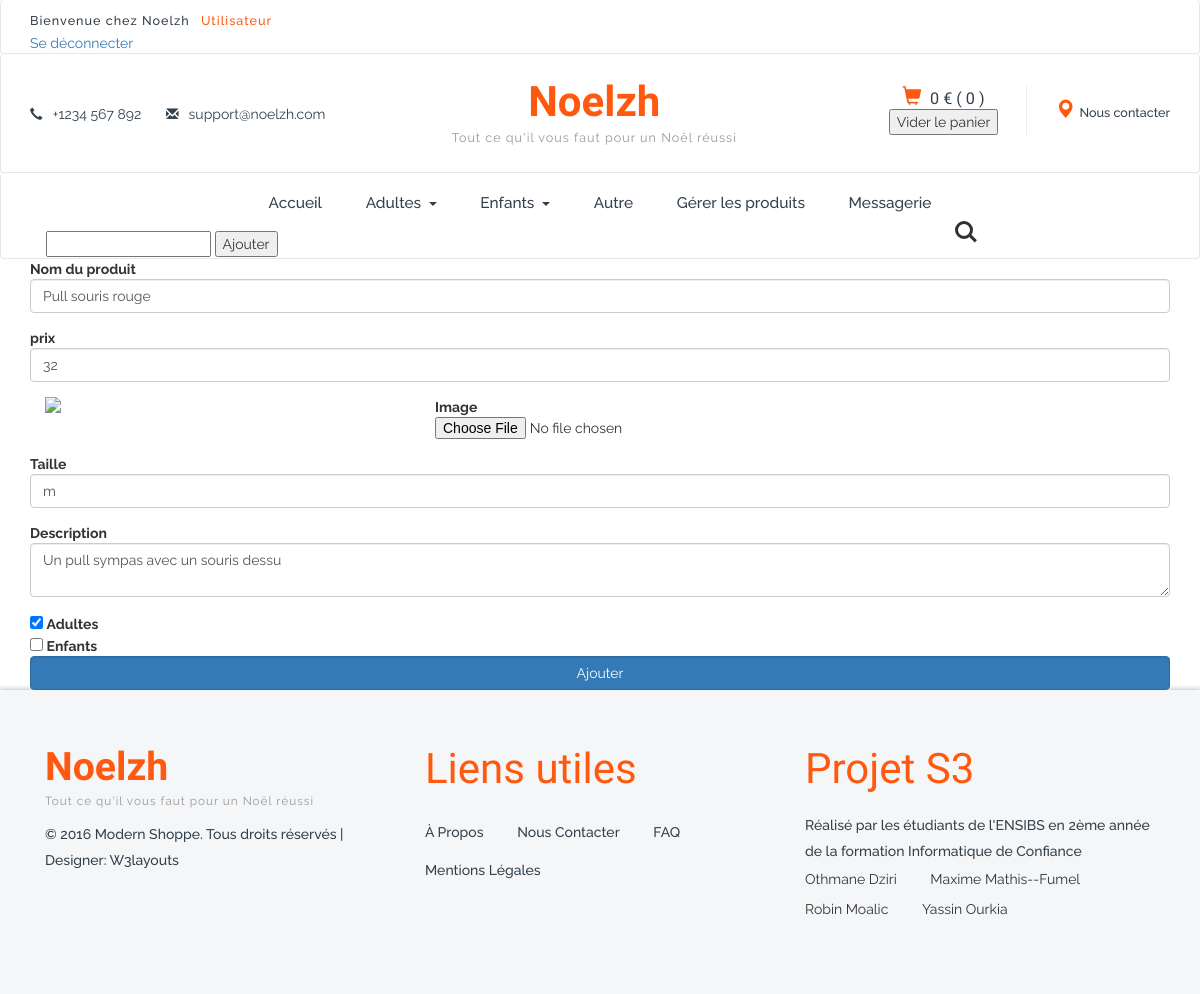
The app's page /adm_product.php?mod_id=23 (signed in) with its own data.
### tables this page shows
create table products (
    id			int primary key auto_increment,
    name		varchar(50) not null,
    description varchar(200) not null,
    price		float not null,
    quantity    int not null,
    size      	varchar(10) not null,
    picture		longblob not null
);

### Products/products.php (called while the page is built, shortened)
<?php
$admin = isset($_SESSION['admin_id']) ? $_SESSION['admin_id']: false;
require_once('groups.php');
include_once('../connect.php');
$dbh = $connect;
function product($id) {
	global $dbh;
	$r_product_select = $dbh->prepare('select p.id, p.name, p.price, p.quantity, p.size, p.description from products p where p.id=:id_produit');
	$r_product_select->bindParam(':id_produit', $id, PDO::PARAM_INT);
	$r_product_select->execute();
	return $r_product_select->fetch();
}
?>

### Products/groups.php (called while the page is built, shortened)
<?php
include_once('../connect.php');
$dbh = $connect;
$r_categorie_list = $dbh->prepare('select c.name, count(id_products) as n_members from a_products_categories a right join categories c on c.id=a.id_categories group by c.name');
function get_categories($id) {
	global $dbh;
	$r_categorie_list_for_product = $dbh->prepare('select c.name from a_products_categories a inner join categories c on c.id=a.id_categories where a.id_products=:id');
	$r_categorie_list_for_product->bindParam(':id', $id);
	$r_categorie_list_for_product->execute();
	return array_keys($r_categorie_list_for_product->fetchAll(PDO::FETCH_GROUP));
}
function get_raw_categories() {
	global $r_categorie_list;
	$r_categorie_list->execute();
	return $r_categorie_list->fetchAll();
}
function get_header_categories() {
	global $r_categorie_list;
	$r_categorie_list->execute();
	$groups_raw = $r_categorie_list->fetchAll();
	$groups = [];
	foreach ($groups_raw as $gr) {
		$cal = explode('§', $gr['name']);
		if (count($cal) == 2){
			if (! isset($groups[$cal[0]]))
				$groups[$cal[0]] = array();
			array_push($groups[$cal[0]], $cal[1]);
		} else {
			if (! isset($groups[$cal[0]]))
				$groups[$cal[0]] = array();
		}
	}
	return $groups;
}
?>

### web/adm_product.php (the view, shortened to what this page needs)
<?php
require_once('header.php');
require_once('../Products/products.php');
require_once('../Products/groups.php');
if (isset($_GET['mod_id'])) {
  $id = (int)urldecode($_GET['mod_id']);
  $p = product($id);
  $cat = get_categories($id);
  $modify = true;
} else {
  $cat = array();
  $modify = false;
}
?>
<div class="container">
	<?php if ($admin) : ?>
	<form method="post" enctype="multipart/form-data">
		<div class="form-group">
			<label for="nom_produit">Nom du produit</label>
			<input type="text" class="form-control" name="nom_produit" placeholder="nom" size="49" value="<?=isset($p['name'])?$p['name']:''?>"></input>
		</div>
		<div class="form-group">
			<label for="prix">prix</label>
			<input type="text" class="form-control" name="prix" placeholder="0" maxlength="49" value="<?=isset($p['price'])?$p['price']:''?>"></input>
		</div>
		<div class="form-group container">
			<div class="row">
				<?php if ($modify): ?>
				<img src="../Products/image.php?id=<?=urlencode($p['id'])?>" class="img-responsive col-md-4" width="200px"/>
				<?php endif; ?>
				<div class="col-md-4">
					<label for="image">Image</label>
					<input type="file" class="form-control-file" name="image" accept="image/png" placeholder="img.png"></input>
				</div>
			</div>
		</div>
		<div class="form-group">
			<label for="taille">Taille</label>
			<input type="text" class="form-control" name="taille" placeholder="m" maxlength="9" value="<?=isset($p['size'])?$p['size']:''?>"></input>
		</div>
		<div class="form-group">
			<label for="description">Description</label>
			<textarea name="description" class="form-control" placeholder="Description du produit" maxlength="149"><?=isset($p['description'])?$p['description']:''?></textarea>
		</div>
		<?php foreach (get_raw_categories() as $group): ?>
		<div class="form-check">
			<input class="form-check-input" type="checkbox" name="group[]" value="<?=urlencode($group['name'])?>" <?php if (in_array($group['name'], $cat)) echo 'checked'?>></input>
			<label class="form-check-label" for="group[]"><?=htmlspecialchars($group['name'])?></label>
		</div>
		<?php endforeach; ?>
		<input type="submit" class="form-control btn btn-primary" value="Ajouter"/>
	</form>
	<?php endif; ?>
</div>
<?php
require_once('footer.php');
?>

### web/css/style.css (style rules this page uses)
body { margin:0; font-family: 'Raleway', sans-serif; background: #fff; }
ul,label { margin:0; padding:0; }

### records on screen
products: nom_produit "Pull souris rouge", prix "32", taille "m", description "Un pull sympas avec un souris dessu"

### other values on screen
$_SESSION['user_name'] "Utilisateur"
$panier_info['price'] "0"
$panier_info['nb'] "0"
$key "Adultes"
$key "Enfants"
$group['name'] "Adultes"
$group['name'] "Enfants"
